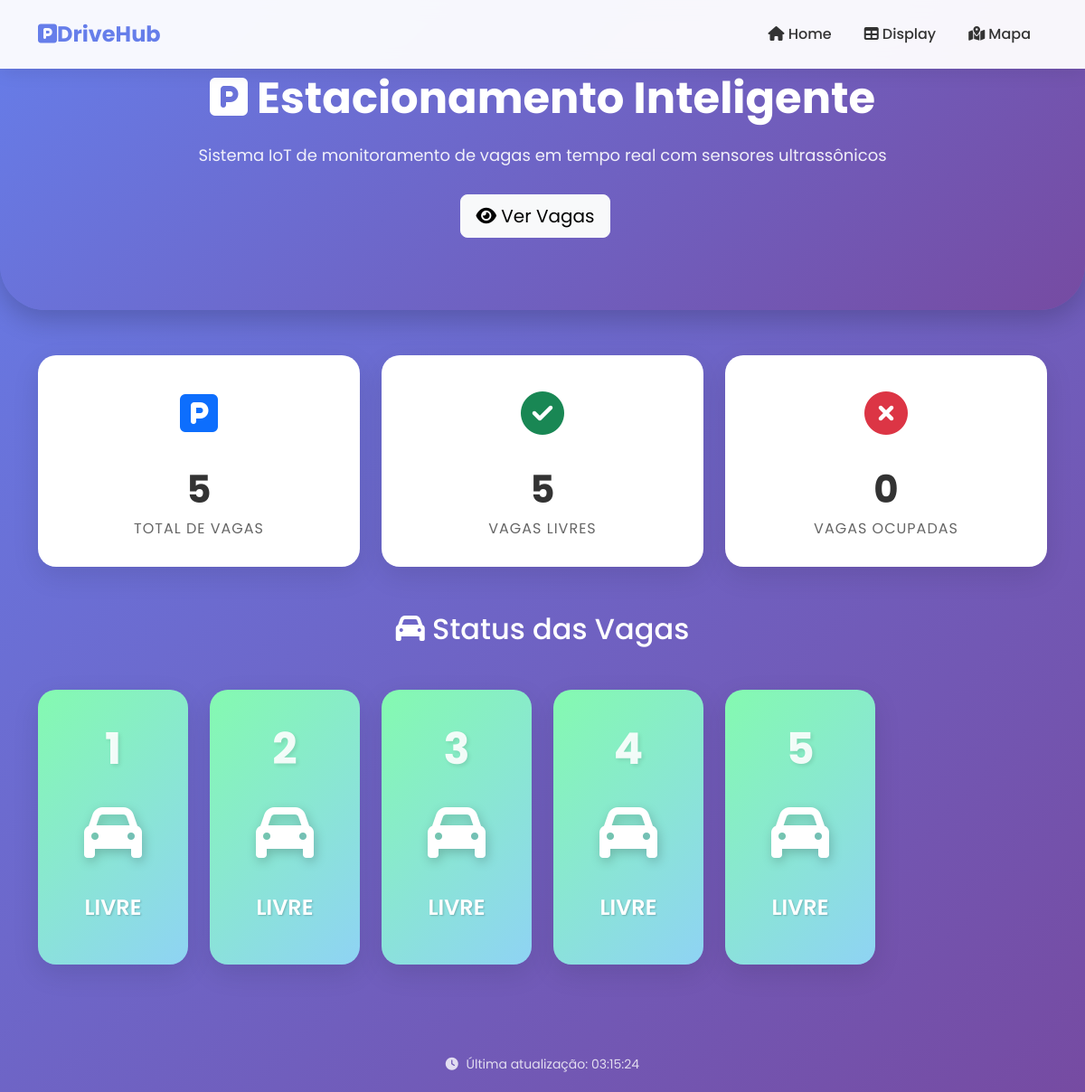
Page /smtprk.php on the committed database.
### tables this page shows
CREATE TABLE `parkinglot` (
  `Id` int(11) NOT NULL,
  `Position` int(11) NOT NULL,
  `Available` int(11) NOT NULL DEFAULT 1,
  `SensorId` int(11) DEFAULT NULL,
  `ocupado_desde` timestamp NULL DEFAULT NULL,
  `placa` varchar(10) DEFAULT NULL,
  PRIMARY KEY (`Id`),
  UNIQUE KEY `Position` (`Position`)
);

### smtprk.php (the view, shortened to what this page needs)
<!DOCTYPE html>
<html lang="pt-BR">
<head>
    <link href="https://cdn.jsdelivr.net/npm/bootstrap@5.3.0/dist/css/bootstrap.min.css" rel="stylesheet">
    <link rel="stylesheet" href="https://cdnjs.cloudflare.com/ajax/libs/font-awesome/6.4.0/css/all.min.css">
    <link rel="stylesheet" href="https://cdnjs.cloudflare.com/ajax/libs/animate.css/4.1.1/animate.min.css">
</head>
<body>
<?php include 'dbcon.php'; ?>
<nav class="navbar navbar-expand-lg navbar-modern fixed-top">
    <div class="container">
        <a class="navbar-brand" href="#">
            <i class="fas fa-parking"></i>DriveHub
        </a>
        <div class="collapse navbar-collapse" id="navbarNav">
            <ul class="navbar-nav ms-auto">
                <li class="nav-item">
                    <a class="nav-link active" href="#home"><i class="fas fa-home"></i> Home</a>
                </li>
                <li class="nav-item">
                    <a class="nav-link" href="ParkingLotDisplay.php"><i class="fas fa-table"></i> Display</a>
                </li>
                <li class="nav-item">
    <a class="nav-link" href="mapas-reais.php"><i class="fas fa-map-marked-alt"></i> Mapa</a>
</li>
            </ul>
        </div>
    </div>
</nav>
<section class="hero-section" id="home">
    <div class="container">
        <h1 class="hero-title animate__animated animate__fadeInDown">
            <i class="fas fa-parking"></i> Estacionamento Inteligente
        </h1>
        <p class="hero-subtitle animate__animated animate__fadeInUp">
            Sistema IoT de monitoramento de vagas em tempo real com sensores ultrassônicos
        </p>
        <div class="animate__animated animate__fadeInUp">
            <a href="ParkingLotDisplay.php" class="btn btn-light btn-lg me-3">
                <i class="fas fa-eye"></i> Ver Vagas
            </a>
        </div>
    </div>
</section>
<div class="container">
    <?php
    $sql_stats = "SELECT
                    SUM(CASE WHEN Available = 1 THEN 1 ELSE 0 END) as livres,
                    SUM(CASE WHEN Available = 0 THEN 1 ELSE 0 END) as ocupadas,
                    COUNT(*) as total
                  FROM parkinglot";
    $stats_result = $conn->query($sql_stats);
    $stats = $stats_result->fetch_assoc();
    ?>
    <div class="row">
        <div class="col-md-4">
            <div class="stats-card animate__animated animate__fadeInUp">
                <div class="stats-icon">
                    <i class="fas fa-parking text-primary"></i>
                </div>
                <div class="stats-number"><?php echo $stats['total']; ?></div>
                <div class="stats-label">Total de Vagas</div>
            </div>
        </div>
        <div class="col-md-4">
            <div class="stats-card animate__animated animate__fadeInUp" style="animation-delay: 0.1s">
                <div class="stats-icon">
                    <i class="fas fa-check-circle text-success"></i>
                </div>
                <div class="stats-number" id="livres-count"><?php echo $stats['livres']; ?></div>
                <div class="stats-label">Vagas Livres</div>
            </div>
        </div>
        <div class="col-md-4">
            <div class="stats-card animate__animated animate__fadeInUp" style="animation-delay: 0.2s">
                <div class="stats-icon">
                    <i class="fas fa-times-circle text-danger"></i>
                </div>
                <div class="stats-number" id="ocupadas-count"><?php echo $stats['ocupadas']; ?></div>
                <div class="stats-label">Vagas Ocupadas</div>
            </div>
        </div>
    </div>
    <div class="parking-grid">
        <h2 class="text-center text-white mb-5 animate__animated animate__fadeInUp">
            <i class="fas fa-car"></i> Status das Vagas
        </h2>
        <div class="row" id="vagas-container">
            <?php
            $sql = "SELECT Position, Available FROM parkinglot ORDER BY Position";
            $result = $conn->query($sql);
            while($row = $result->fetch_assoc()) {
                $classe = $row['Available'] == 1 ? 'livre' : 'ocupada';
                $icone = $row['Available'] == 1 ? 'fa-car' : 'fa-car-side';
                $texto = $row['Available'] == 1 ? 'LIVRE' : 'OCUPADA';
            ?>
            <div class="col-lg-2 col-md-4 col-sm-6">
                <div class="vaga-card <?php echo $classe; ?>" data-vaga="<?php echo $row['Position']; ?>">
                    <div class="vaga-numero"><?php echo $row['Position']; ?></div>
                    <div class="vaga-icone">
                        <i class="fas <?php echo $icone; ?>"></i>
                    </div>
                    <div class="vaga-status"><?php echo $texto; ?></div>
                </div>
            </div>
            <?php } ?>
        </div>
    </div>
    <div class="timestamp animate__animated animate__fadeInUp">
        <i class="fas fa-clock"></i> Última atualização: <span id="timestamp"><?php echo date('H:i:s'); ?></span>
    </div>
</div>
</body>
</html>

### smtprk.php (style rules this page uses)
* { font-family: 'Poppins', sans-serif; }
body { background: linear-gradient(135deg, #667eea 0%, #764ba2 100%); min-height: 100vh; }
.navbar-modern { background: rgba(255, 255, 255, 0.95); backdrop-filter: blur(10px); box-shadow: 0 2px 20px rgba(0,0,0,0.1); padding: 15px 0; }
.navbar-brand { font-weight: 700; font-size: 24px; color: #667eea !important; }
.nav-link { font-weight: 500; color: #333 !important; margin: 0 10px; transition: all 0.3s; }
.hero-section { background: linear-gradient(135deg, #667eea 0%, #764ba2 100%); padding: 80px 0; color: white; text-align: center; border-radius: 0 0 50px 50px; margin-bottom: 50px; box-shadow: 0 10px 30px rgba(0,0,0,0.2); }
.hero-title { font-size: 48px; font-weight: 700; margin-bottom: 20px; animation: fadeInDown 1s; }
.hero-subtitle { font-size: 18px; opacity: 0.9; margin-bottom: 30px; animation: fadeInUp 1s; }
.stats-card { background: white; border-radius: 20px; padding: 30px; text-align: center; box-shadow: 0 10px 30px rgba(0,0,0,0.1); transition: all 0.3s; margin-bottom: 30px; animation: fadeInUp 0.5s; }
.stats-icon { font-size: 48px; margin-bottom: 15px; }
.stats-number { font-size: 42px; font-weight: 700; color: #333; }
.stats-label { font-size: 16px; color: #666; text-transform: uppercase; letter-spacing: 1px; }
.parking-grid { padding: 20px 0 50px; }
.vaga-card { background: white; border-radius: 20px; padding: 30px 20px; text-align: center; box-shadow: 0 10px 30px rgba(0,0,0,0.1); transition: all 0.3s; margin-bottom: 30px; position: relative; overflow: hidden; animation: fadeInUp 0.5s; animation-fill-mode: both; }
.vaga-card:nth-child(1) { animation-delay: 0.1s; }
.vaga-card.livre { background: linear-gradient(135deg, #84fab0 0%, #8fd3f4 100%); }
.vaga-numero { font-size: 48px; font-weight: 700; color: rgba(255,255,255,0.9); text-shadow: 2px 2px 4px rgba(0,0,0,0.1); margin-bottom: 10px; }
.vaga-status { font-size: 24px; font-weight: 600; color: white; text-shadow: 1px 1px 2px rgba(0,0,0,0.2); margin-bottom: 15px; }
.vaga-icone { font-size: 64px; color: white; margin-bottom: 15px; filter: drop-shadow(2px 4px 6px rgba(0,0,0,0.2)); }
.timestamp { text-align: center; color: rgba(255,255,255,0.8); margin: 20px 0; font-size: 14px; }
.timestamp i { margin-right: 5px; }

### rows in the picture
parkinglot: Position "1", Available "LIVRE"
parkinglot: Position "2", Available "LIVRE"
parkinglot: Position "3", Available "LIVRE"
parkinglot: Position "4", Available "LIVRE"
parkinglot: Position "5", Available "LIVRE"

### other values in the picture
$stats['total'] "5"
$stats['livres'] "5"
$stats['ocupadas'] "0"
